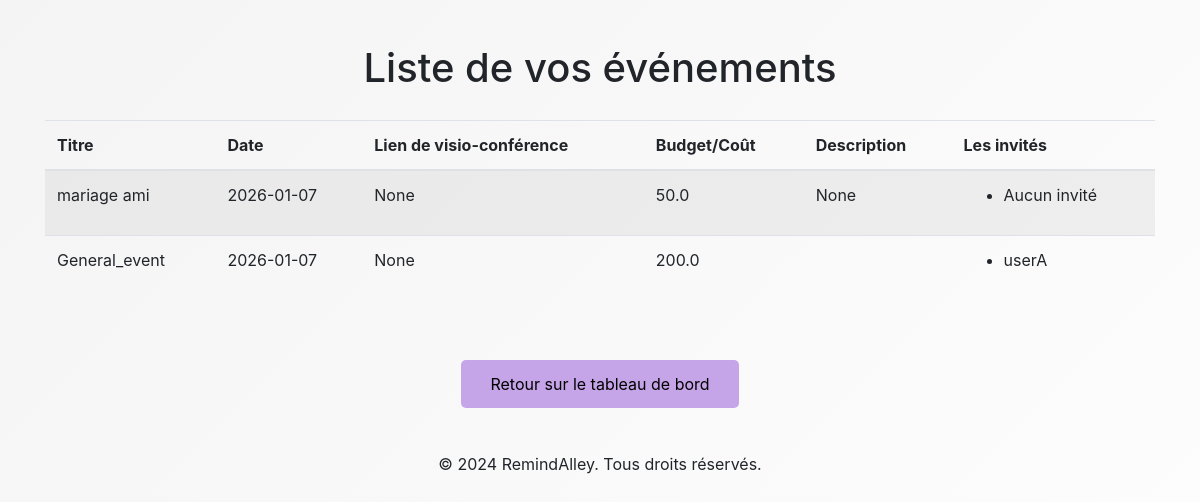
Page /user/list_events (signed in) on the earlier database version.
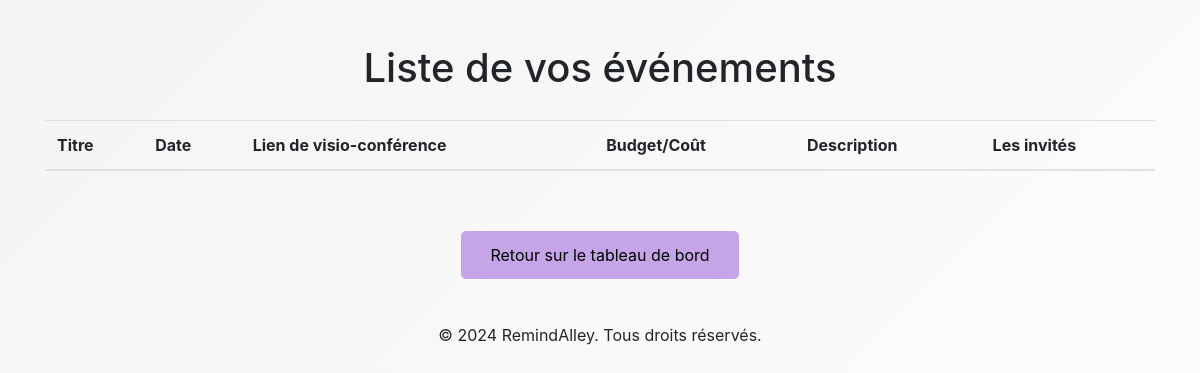
Same page on the later database version.
### app/models/event.py (models this page shows)
class Event(db.Model):
    __tablename__ = 'event'
    id = db.Column(db.Integer, primary_key = True)
    title = db.Column(db.String(120), nullable=False)
    date = db.Column(db.DateTime, nullable=False)
    zoom_link = db.Column(db.String(500))
    budget = db.Column(db.Float)
    cost = db.Column(db.Float)
    description = db.Column(db.String(500))
    comments = db.Column(db.String(500))
    owner_id = db.Column(db.Integer, db.ForeignKey('user.id'), nullable=False)
    event_type = db.Column(db.String(50), nullable=False)
    priority = db.Column(db.String(50), nullable=False)
    location = db.Column(db.String(150))
    marriage_details = db.relationship('MarriageEvent', uselist=False, backref='event', cascade="all, delete-orphan")
    party_details = db.relationship('PartyEvent', uselist=False, backref='event', cascade="all, delete-orphan")
    meeting_details = db.relationship('MeetingEvent', uselist=False, backref='event', cascade="all, delete-orphan")
    festival_details = db.relationship('FestivalEvent', uselist=False, backref='event', cascade="all, delete-orphan")

### app/models/user.py (models this page shows, shortened)
class User(db.Model):
    __tablename__ = 'user'
    id = db.Column(db.Integer, primary_key=True)
    username = db.Column(db.String(150), unique=True, nullable=False)
    family_name = db.Column(db.String(150), nullable=False)
    name = db.Column(db.String(150), nullable=False)
    email = db.Column(db.String(150), unique=True, nullable=False)
    phone_number = db.Column(db.String(150), unique=True, nullable=False)
    dateOfBirth = db.Column(db.Date, nullable=False)
    password_hash = db.Column(db.String(150), nullable=False)
    is_active = db.Column(db.Boolean, default=True)
    login_attempts = db.Column(db.Integer, default=0)
    events = db.relationship('Event', backref='owner', lazy=True)
    invited_events = db.relationship('Event', secondary='invitations', backref='invited_users')
    @property
    def is_authenticated(self):
        return True
    """Désactive le compte utilisateur."""
    """Réinitialise le compteur de tentatives de connexion lorsqu'une connexion réussit """

### app/routes/user.py (the view)
@user_bp.route('/list_events', methods=['GET'])
@login_required
def list_events():
    owned_events = Event.query.filter_by(owner=current_user).all()
    invited_events = (
        Event.query
        .join(Event.invited_users)
        .filter(User.id == current_user.id)
        .all()
    )
    events = list({event.id: event for event in owned_events + invited_events}.values())
    return render_template(
        'list_events.html',
        events=events
    )

### app/templates/list_events.html (shortened to what this page needs)
<!DOCTYPE html>
<html lang="fr">
<head>
    <link rel="stylesheet" href="{{ url_for('static', filename='css/style.css') }}">
    <link rel="stylesheet" href="{{ url_for('static', filename='css/modifyEvent.css') }}">
    <link rel="stylesheet" href="https://maxcdn.bootstrapcdn.com/bootstrap/4.5.2/css/bootstrap.min.css">
</head>
<body>
    <div class="container mt-4">
        <h1>Liste de vos événements</h1>
        <table class="table table-striped">
            <thead>
                <tr>
                    <th>Titre</th>
                    <th>Date</th>
                    <th>Lien de visio-conférence</th>
                    <th>Budget/Coût</th>
                    <th>Description</th>
                    <th>Les invités</th>
                </tr>
            </thead>
            <tbody>
                {% for event in events %}
                <tr>
                    <td>{{ event.title }}</td>
                    <td>{{ event.date.strftime('%Y-%m-%d') }}</td>
                    <td>{{ event.zoom_link }}</td>
                    <td>
                        {% if current_user.id == event.owner_id %}
                            {{ event.budget }}
                        {% else %}
                            {{ event.cost }}
                        {% endif %}
                    </td>
                    <td>{{ event.description }}</td>
                    <td>
                        <ul>
                            {% for user in event.invited_users %}
                                <li>{{ user.username }}</li>
                            {% else %}
                                <li>Aucun invité</li>
                            {% endfor %}
                        </ul>
                    </td>
                </tr>
                {% endfor %}
            </tbody>
        </table>
        <br>
        <a href="{{ url_for('user.user_dashboard', user_id=current_user.id) }}" class="btn btn-secondary" id="ret_btn">Retour sur le tableau de bord</a>
    </div>
    <br>
    <footer class="footer_ra">
        <p>&copy; 2024 RemindAlley. Tous droits réservés.</p>
    </footer>
</body>
</html>

Differences in the rows shown:
removed Event: title "mariage ami", date "2026-01-07", zoom_link "None", budget "50.0", description "None"
removed Event: title "General_event", date "2026-01-07", zoom_link "None", cost "200.0"
no longer on this page (row edited): User: username "userA"
